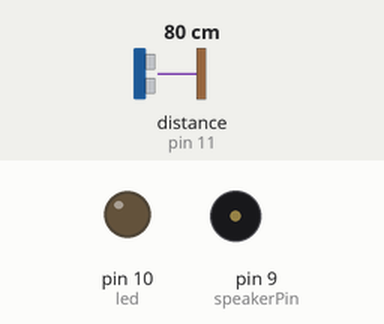
Simulated run of this sketch. Board: Arduino Uno, built with avr-gcc and run on an emulated ATmega328P. On the bench: output pins drawn as LEDs (lit = HIGH), buzzer (waves = sounding). Wiring (inferred from the names in the program): ultrasonic range finder: trigger pin 12; echo pin 11. Inputs (shaded band) come from the test bench; at power-on: distance to the obstacle (sensor on pin 11) 80 cm. The echo pulse lasts 58.3 µs per cm; pins used as bus, display or sensor lines are not drawn.

Above: at 1.2 s.
1.3 s: distance to the obstacle (sensor on pin 11) set to 23 cm
2.8 s: distance to the obstacle (sensor on pin 11) set to 19 cm
At 4.0 s:
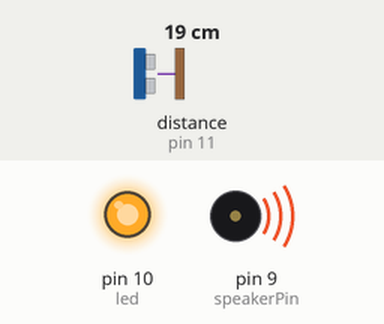
4.3 s: distance to the obstacle (sensor on pin 11) set to 35 cm
At 5.0 s:
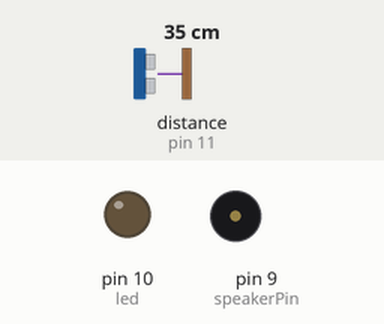
5.8 s: distance to the obstacle (sensor on pin 11) set to 2 cm
At 6.9 s:
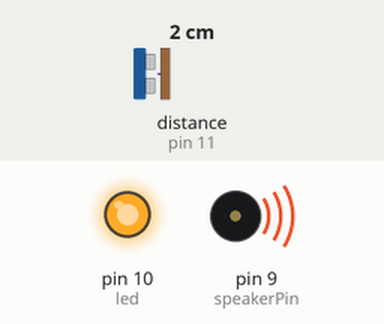
Timing chart, 0 to 8.3 s (numbered marks = the images above; inputs shaded):
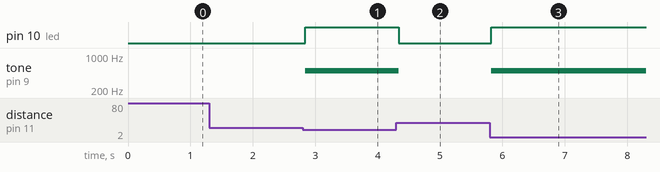

The sketch:

sistema_seguranca.ino
```cpp
const int trigPin = 12;
const int echoPin = 11;

int speakerPin = 9;

long measureDistance() {
  long duration;
  int distance;

  digitalWrite(trigPin, LOW);
  delayMicroseconds(2);
  digitalWrite(trigPin, HIGH);
  delayMicroseconds(10);
  digitalWrite(trigPin, LOW);

  duration = pulseIn(echoPin, HIGH);
  distance = duration * 0.0344 / 2;
  delay(20);
  return distance;
}

void setup() {
  pinMode(trigPin, OUTPUT);
  pinMode(echoPin, INPUT);
  Serial.begin(9600);

  pinMode(10, OUTPUT);  // led

  pinMode(speakerPin, OUTPUT); // piezzo
}

void loop() {
  if (measureDistance() <= 20) {
    digitalWrite(10, HIGH);
    tone(speakerPin, 500);
  } else {
    digitalWrite(10, LOW);
    noTone(speakerPin);
  }
}
```

Measured:
- the behaviour switches between 22 and 21 cm on distance to the obstacle (sensor on pin 11) (found by bisection; images 0 and 1)
- after the input at 1.3 s, every drawn part: stays the same
- after the input at 2.8 s, pin 10 (led): LOW → HIGH at once; tone on pin 9 (speakerPin): silent → 500 Hz at once
- after the input at 4.3 s, pin 10 (led): HIGH → LOW at once; tone on pin 9 (speakerPin): 500 Hz → silent at once
- after the input at 5.8 s, pin 10 (led): LOW → HIGH at once; tone on pin 9 (speakerPin): silent → 500 Hz at once
